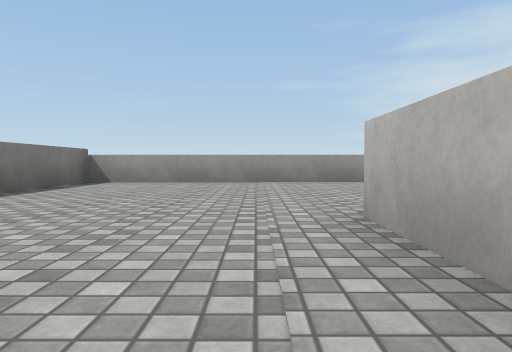
[1] (above)

24 first-person views from a walk through a Unity game level. The camera is 0.38 m above the floor, tilts 2° down and sees 70° across. The floor is counted in squares, 1 m on a side. Each view is taken from the middle of a square. On the plan, view 1 faces up. The plan holds only what a view shows up to about 9 squares ahead; the rest is blank. The place goes on beyond the plan. The player is left out. Surface patterns are stand-ins for the level's own textures.

[2]
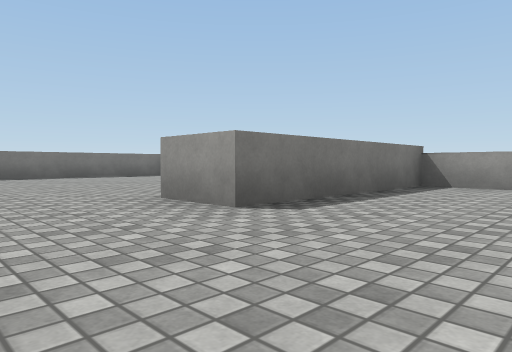

[3]
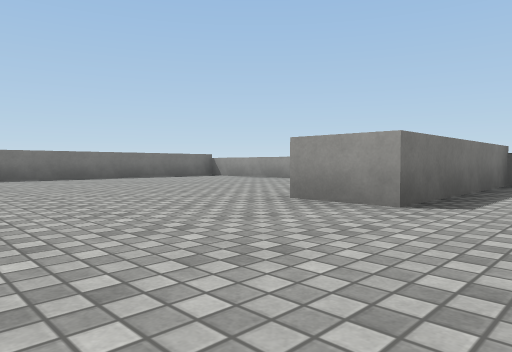

[4]
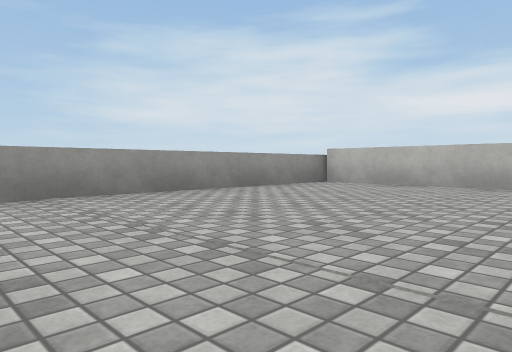

[5]
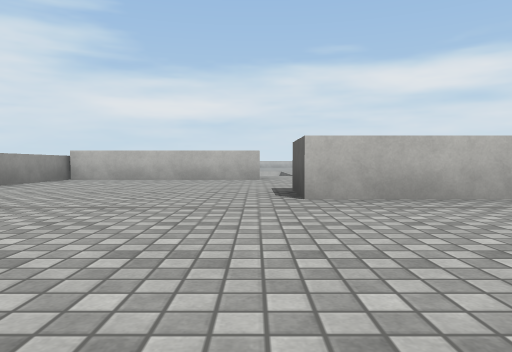

[6]
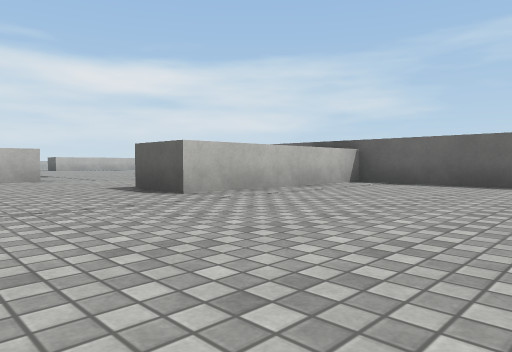

[7]
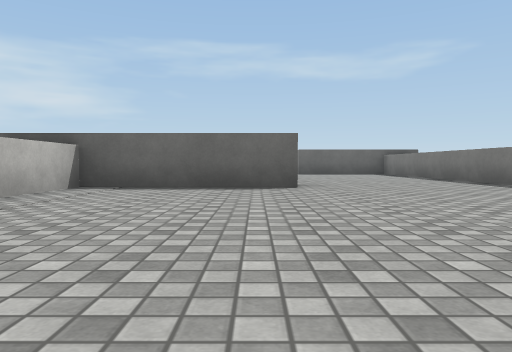

[8]
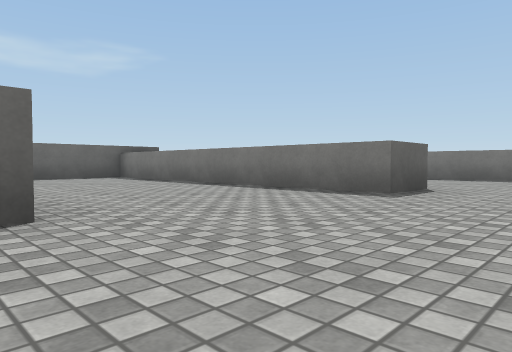

[9]
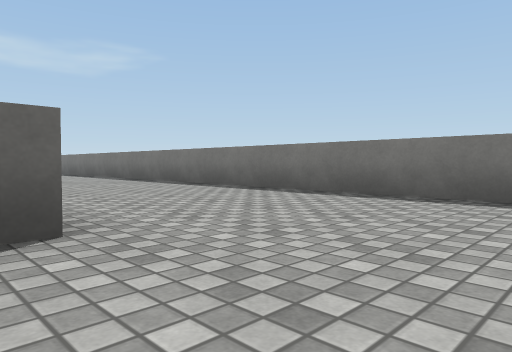

[10]
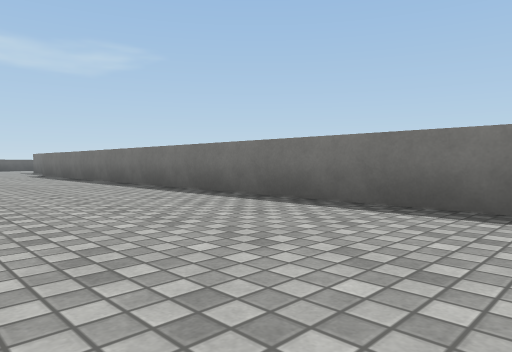

[11]
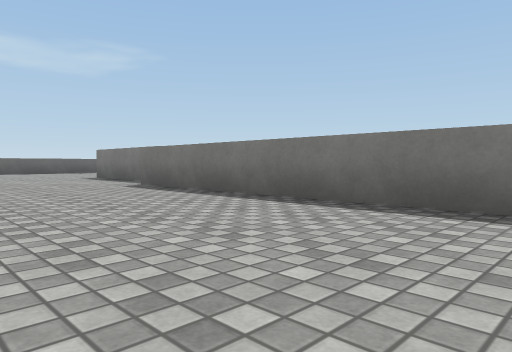

[12]
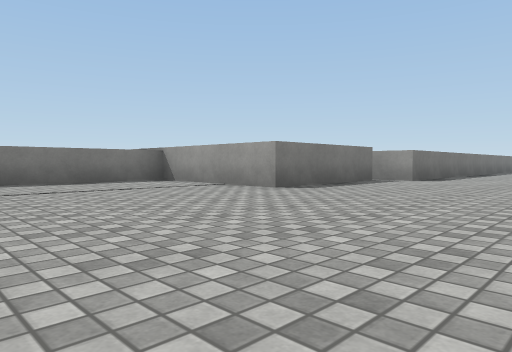

[13]
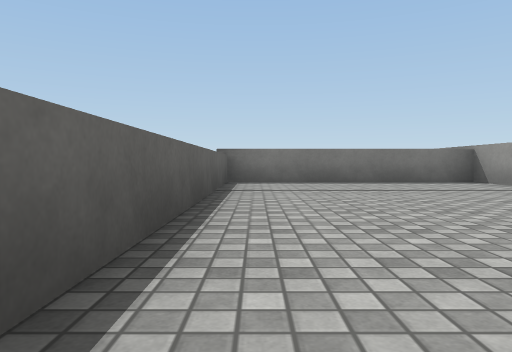

[14]
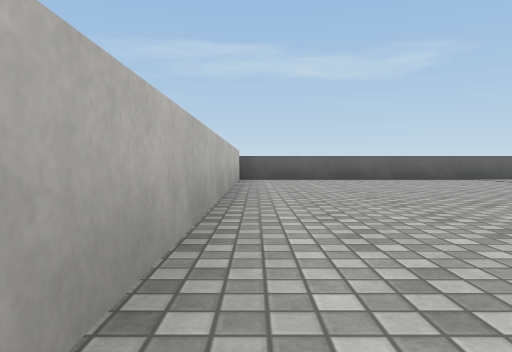

[15]
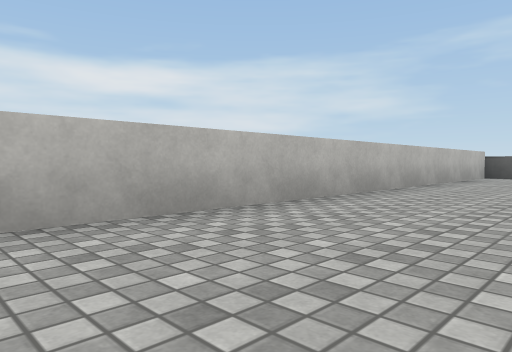

[16]
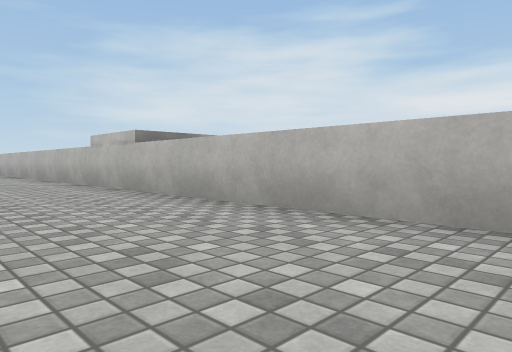

[17]
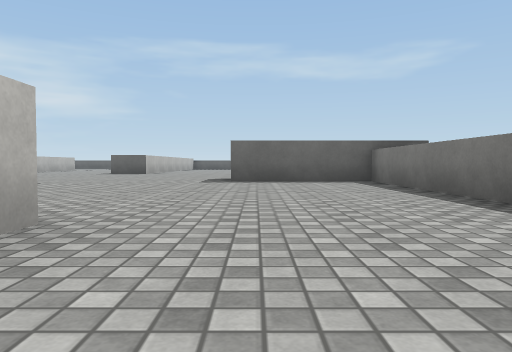

[18]
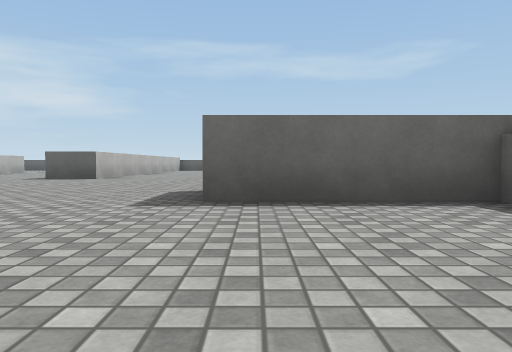

[19]
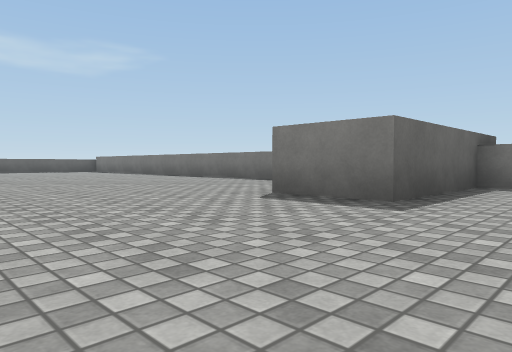

[20]
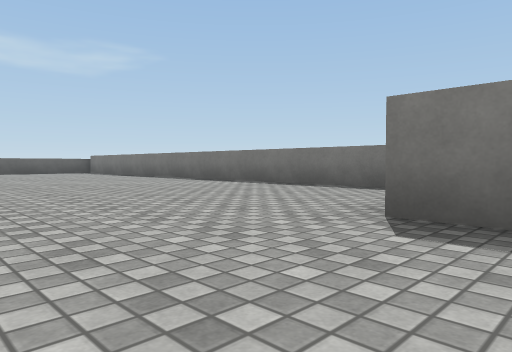

[21]
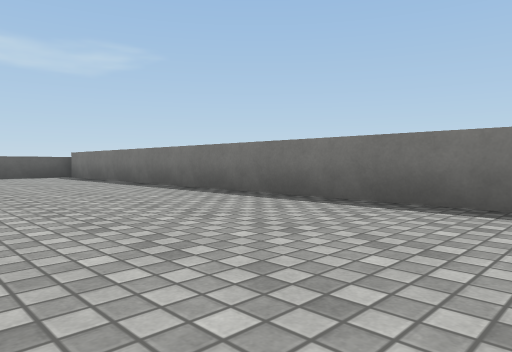

[22]
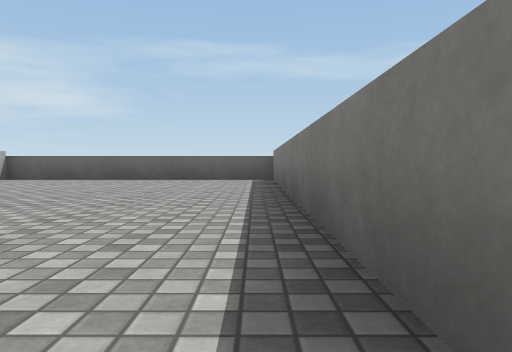

[23]
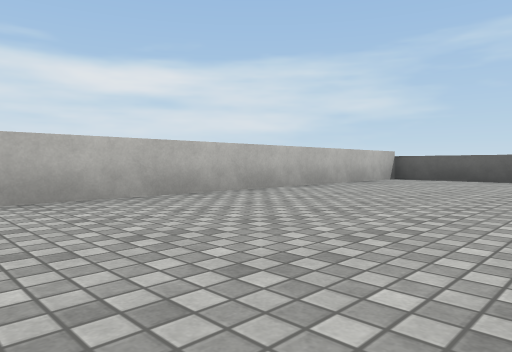

[24]
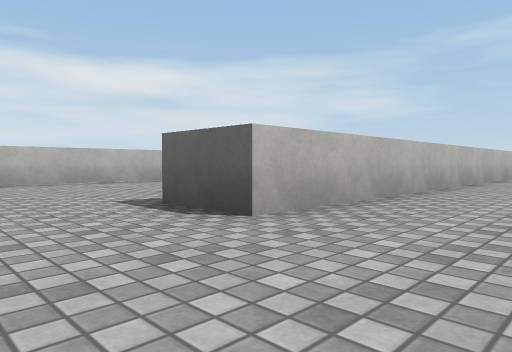

### Floor plan
Points are (right, up) in squares from view 1. A wall is a line through its corners. A room is listed if a view was taken in it or the views show most of it. See-through windows are left out.
Room 1 (views 1, 2, 3, 4, 5, 6, 7, 8, 9, 10, 11, 12, 13, 14, 15, 16, 17, 18, 19, 20, 21, 22, 23, 24)
walls: (-6.4, -11.5) (-6.4, -23.1); (-2.6, -3.4) (-2.6, -2.9); (-2.8, -1.7) (0.7, -1.7) (0.7, 2.5) (2, 2.5); (5.1, -16.2) (5.1, -13.2); (-7.6, -1) (-6.4, -1) (-6.4, -8.6) (-3.3, -8.6) (-3.3, -10.2); (-11.8, -15.5) (-11.8, -18.7) (-15.1, -18.7) (-15.1, -23.6) (-0.1, -23.6) (-0.1, -13.8) (1.1, -13.8); (-7.6, -23.4) (-7.6, -4.6); (5.1, 2.9) (5.1, 7.1); (-11.2, 3.6) (-11.2, -15.1) (-12.1, -15.1); (5.4, 7.2) (-3.3, 7.2) (-3.3, 3.1) (-4.6, 3.1)
ways out: opening at (3.5, 2)

Positions as (right, up) in squares from view 1, and headings:
1: (0, 0), facing up
2: (-1, 1), facing up-left
3: (-2, 0), facing up-left
4: (-1, 3), facing up-right
5: (-3, 3), facing right
6: (-3, 5), facing down-right
7: (-2, 4), facing down
8: (-2, 1), facing down-left
9: (-7, 1), facing down-left
10: (-8, -3), facing down-left
11: (-8, -9), facing down-left
12: (-8, -23), facing up-left
13: (-8, -23), facing left
14: (-8, -15), facing down
15: (-10, -13), facing down-right
16: (-10, -15), facing up-right
17: (-4, -1), facing down
18: (-4, -5), facing down
19: (0, -7), facing down-left
20: (-1, -9), facing down-left
21: (-3, -13), facing down-left
22: (-6, -15), facing down
23: (-4, -15), facing down-right
24: (-2, -12), facing down-right
